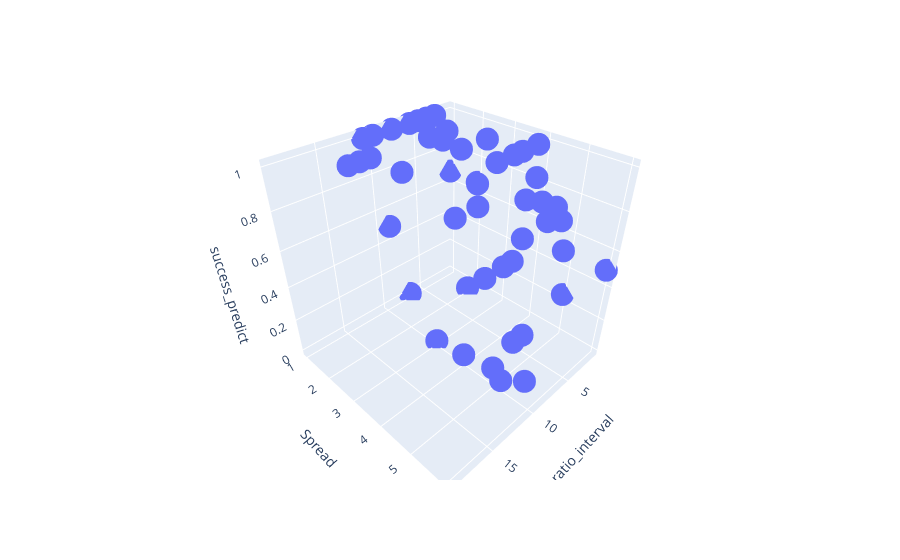

Notebook source saved alongside this figure:
### Code cell
import plotly.express as px
fig = px.scatter_3d(df_volume_indicator, x='ratio_interval', y='Spread', z='success_predict')
#fig = go.Figure(data=[go.Surface(z=df_volume_indicator['success_predict'], x=df_volume_indicator['ratio_interval'], y=df_volume_indicator['Spread'])])
#fig.update_layout(title='Mt Bruno Elevation', autosize=False,
#                  width=500, height=500,
#                  margin=dict(l=65, r=50, b=65, t=90))
fig.show()
# fig = plt.figure()
# ax = fig.add_subplot(projection='3d')
# ax.scatter(df_volume_indicator['ratio_interval'], df_volume_indicator['Spread'], df_volume_indicator['success_predict'])
# ax.set_title('surface');

### Figure 1 — Plotly figure (JSON) as saved in the notebook; plotly's stock layout.template omitted (floating-point values rounded to 4 significant figures)
{"data": [{"hovertemplate": "ratio_interval=%{x}<br>Spread=%{y}<br>success_predict=%{z}<extra></extra>", "legendgroup": "", "marker": {"color": "#636efa", "symbol": "circle"}, "mode": "markers", "name": "", "scene": "scene", "showlegend": false, "type": "scatter3d", "x": [1, 2, 3, 4, 5, 6, 7, 8, 9, 10, 11, 12, 13, 14, 15, 16, 17, 18, 19, 1, 2, 3, 4, 5, 6, 7, 8, 9, 10, 11, 12, 13, 14, 15, 16, 17, 18, 19, 1, 2, 3, 4, 5, 6, 7, 8, 9, 10, 11, 12, 13, 14, 15, 16, 17, 18, 19, 1, 2, 3, 4, 5, 6, 7, 8, 9, 10, 11, 12, 13, 14, 15, 16, 17, 18, 19, 1, 2, 3, 4, 5, 6, 7, 8, 9, 10, 11, 12, 13, 14, 15, 16, 17, 18, 19, 1, 2, 3, 4, 5, 6, 7, 8, 9, 10, 11, 12, 13, 14, 15, 16, 17, 18, 19], "y": [1, 1, 1, 1, 1, 1, 1, 1, 1, 1, 1, 1, 1, 1, 1, 1, 1, 1, 1, 2, 2, 2, 2, 2, 2, 2, 2, 2, 2, 2, 2, 2, 2, 2, 2, 2, 2, 2, 3, 3, 3, 3, 3, 3, 3, 3, 3, 3, 3, 3, 3, 3, 3, 3, 3, 3, 3, 4, 4, 4, 4, 4, 4, 4, 4, 4, 4, 4, 4, 4, 4, 4, 4, 4, 4, 4, 5, 5, 5, 5, 5, 5, 5, 5, 5, 5, 5, 5, 5, 5, 5, 5, 5, 5, 5, 6, 6, 6, 6, 6, 6, 6, 6, 6, 6, 6, 6, 6, 6, 6, 6, 6, 6, 6], "z": [0.6667, 0.8571, 1, 1, 1, 1, 0, 1, 0.5, 1, 1, null, null, null, null, null, null, null, null, 0.6667, 0, null, null, 1, null, 1, null, null, null, null, null, 1, 1, 1, null, null, null, null, null, null, null, 1, 0.8, null, 1, null, null, 0, null, null, 1, null, null, null, null, null, null, null, 1, 0.75, 1, 1, null, 1, null, null, null, null, null, null, null, null, null, null, null, null, 0.25, 0.5385, 0.7209, 0.8095, 0.7619, 0.875, 1, 0.75, 0.6667, 0.6667, null, 0.6667, 1, 0.3333, 1, null, null, null, null, 0.5, null, null, null, null, null, null, null, null, null, 0.2, 0.5, 0.5, 0.3333, 0.4444, null, null, null, null]}], "layout": {"legend": {"tracegroupgap": 0}, "margin": {"t": 60}, "scene": {"domain": {"x": [0, 1], "y": [0, 1]}, "xaxis": {"title": {"text": "ratio_interval"}}, "yaxis": {"title": {"text": "Spread"}}, "zaxis": {"title": {"text": "success_predict"}}}}}
